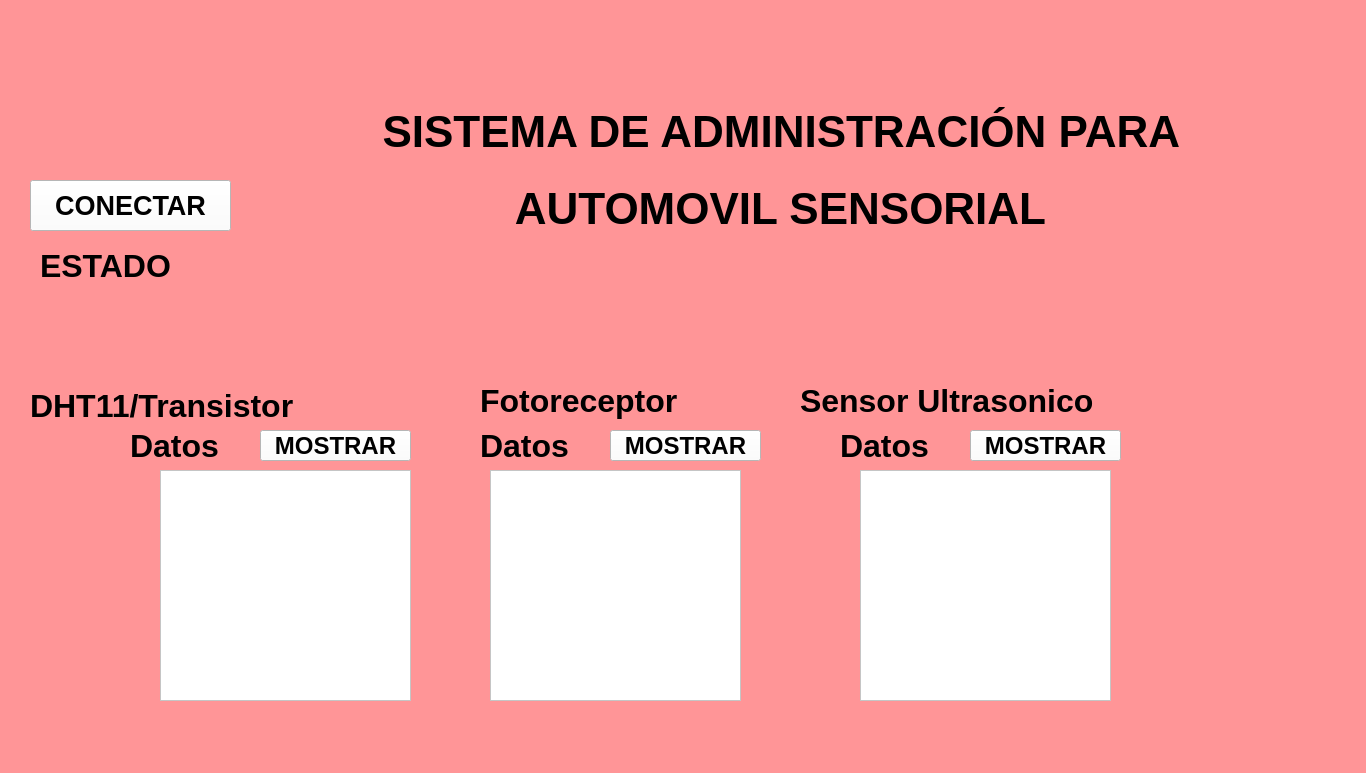
<?xml version="1.0" encoding="UTF-8"?>
<ui version="4.0">
 <class>MainWindow</class>
 <widget class="QMainWindow" name="MainWindow">
  <property name="geometry">
   <rect>
    <x>0</x>
    <y>0</y>
    <width>1366</width>
    <height>773</height>
   </rect>
  </property>
  <property name="windowTitle">
   <string>MainWindow</string>
  </property>
  <property name="styleSheet">
   <string notr="true">background-color: rgb(255, 149, 151);</string>
  </property>
  <widget class="QWidget" name="centralwidget">
   <widget class="QLabel" name="imagen">
    <property name="geometry">
     <rect>
      <x>20</x>
      <y>0</y>
      <width>181</width>
      <height>161</height>
     </rect>
    </property>
    <property name="styleSheet">
     <string notr="true"/>
    </property>
    <property name="text">
     <string/>
    </property>
    <property name="pixmap">
     <pixmap>EXpx4zXUMAAtJja.jpeg</pixmap>
    </property>
    <property name="scaledContents">
     <bool>true</bool>
    </property>
   </widget>
   <widget class="QLabel" name="imagen_2">
    <property name="geometry">
     <rect>
      <x>1230</x>
      <y>10</y>
      <width>111</width>
      <height>111</height>
     </rect>
    </property>
    <property name="styleSheet">
     <string notr="true"/>
    </property>
    <property name="text">
     <string/>
    </property>
    <property name="pixmap">
     <pixmap>:/Logos/FIT_logo_vertical.png</pixmap>
    </property>
    <property name="scaledContents">
     <bool>true</bool>
    </property>
   </widget>
   <widget class="QLabel" name="imagen_3">
    <property name="geometry">
     <rect>
      <x>1250</x>
      <y>650</y>
      <width>111</width>
      <height>71</height>
     </rect>
    </property>
    <property name="styleSheet">
     <string notr="true"/>
    </property>
    <property name="text">
     <string/>
    </property>
    <property name="pixmap">
     <pixmap>:/Ejercicios/ImagenGatoEuropeo.png</pixmap>
    </property>
    <property name="scaledContents">
     <bool>true</bool>
    </property>
   </widget>
   <widget class="QPushButton" name="btn_iniciar">
    <property name="geometry">
     <rect>
      <x>30</x>
      <y>180</y>
      <width>201</width>
      <height>51</height>
     </rect>
    </property>
    <property name="font">
     <font>
      <pointsize>20</pointsize>
      <weight>75</weight>
      <bold>true</bold>
     </font>
    </property>
    <property name="autoFillBackground">
     <bool>false</bool>
    </property>
    <property name="styleSheet">
     <string notr="true">background-color: white; color: black;</string>
    </property>
    <property name="text">
     <string>CONECTAR</string>
    </property>
   </widget>
   <widget class="QLabel" name="txt_estado">
    <property name="geometry">
     <rect>
      <x>40</x>
      <y>240</y>
      <width>451</width>
      <height>51</height>
     </rect>
    </property>
    <property name="font">
     <font>
      <pointsize>24</pointsize>
      <weight>75</weight>
      <bold>true</bold>
     </font>
    </property>
    <property name="text">
     <string>ESTADO</string>
    </property>
   </widget>
   <widget class="QListWidget" name="lista_datos">
    <property name="geometry">
     <rect>
      <x>160</x>
      <y>470</y>
      <width>251</width>
      <height>231</height>
     </rect>
    </property>
    <property name="styleSheet">
     <string notr="true">background-color: white; color: black;</string>
    </property>
   </widget>
   <widget class="QLabel" name="txt_datos">
    <property name="geometry">
     <rect>
      <x>130</x>
      <y>430</y>
      <width>131</width>
      <height>31</height>
     </rect>
    </property>
    <property name="font">
     <font>
      <pointsize>24</pointsize>
      <weight>75</weight>
      <bold>true</bold>
     </font>
    </property>
    <property name="text">
     <string>Datos</string>
    </property>
   </widget>
   <widget class="QLabel" name="txt_datos_2">
    <property name="geometry">
     <rect>
      <x>30</x>
      <y>390</y>
      <width>431</width>
      <height>31</height>
     </rect>
    </property>
    <property name="font">
     <font>
      <pointsize>24</pointsize>
      <weight>75</weight>
      <bold>true</bold>
     </font>
    </property>
    <property name="text">
     <string>DHT11/Transistor</string>
    </property>
   </widget>
   <widget class="QListWidget" name="lista_datos_2">
    <property name="geometry">
     <rect>
      <x>490</x>
      <y>470</y>
      <width>251</width>
      <height>231</height>
     </rect>
    </property>
    <property name="styleSheet">
     <string notr="true">background-color: white; color: black;</string>
    </property>
   </widget>
   <widget class="QLabel" name="txt_datos_3">
    <property name="geometry">
     <rect>
      <x>480</x>
      <y>430</y>
      <width>121</width>
      <height>31</height>
     </rect>
    </property>
    <property name="font">
     <font>
      <pointsize>24</pointsize>
      <weight>75</weight>
      <bold>true</bold>
     </font>
    </property>
    <property name="text">
     <string>Datos</string>
    </property>
   </widget>
   <widget class="QLabel" name="txt_datos_4">
    <property name="geometry">
     <rect>
      <x>480</x>
      <y>380</y>
      <width>271</width>
      <height>41</height>
     </rect>
    </property>
    <property name="font">
     <font>
      <pointsize>24</pointsize>
      <weight>75</weight>
      <bold>true</bold>
     </font>
    </property>
    <property name="text">
     <string>Fotoreceptor</string>
    </property>
   </widget>
   <widget class="QListWidget" name="lista_datos_3">
    <property name="geometry">
     <rect>
      <x>860</x>
      <y>470</y>
      <width>251</width>
      <height>231</height>
     </rect>
    </property>
    <property name="styleSheet">
     <string notr="true">background-color: white; color: black;</string>
    </property>
   </widget>
   <widget class="QLabel" name="txt_datos_5">
    <property name="geometry">
     <rect>
      <x>800</x>
      <y>380</y>
      <width>391</width>
      <height>41</height>
     </rect>
    </property>
    <property name="font">
     <font>
      <pointsize>24</pointsize>
      <weight>75</weight>
      <bold>true</bold>
     </font>
    </property>
    <property name="text">
     <string>Sensor Ultrasonico</string>
    </property>
   </widget>
   <widget class="QLabel" name="txt_datos_6">
    <property name="geometry">
     <rect>
      <x>840</x>
      <y>430</y>
      <width>121</width>
      <height>31</height>
     </rect>
    </property>
    <property name="font">
     <font>
      <pointsize>24</pointsize>
      <weight>75</weight>
      <bold>true</bold>
     </font>
    </property>
    <property name="text">
     <string>Datos</string>
    </property>
   </widget>
   <widget class="QPushButton" name="btn_mostrar_1">
    <property name="geometry">
     <rect>
      <x>260</x>
      <y>430</y>
      <width>151</width>
      <height>31</height>
     </rect>
    </property>
    <property name="font">
     <font>
      <pointsize>18</pointsize>
      <weight>75</weight>
      <bold>true</bold>
     </font>
    </property>
    <property name="styleSheet">
     <string notr="true">background-color: white; color: black;</string>
    </property>
    <property name="text">
     <string>MOSTRAR</string>
    </property>
   </widget>
   <widget class="QPushButton" name="btn_mostrar_2">
    <property name="geometry">
     <rect>
      <x>610</x>
      <y>430</y>
      <width>151</width>
      <height>31</height>
     </rect>
    </property>
    <property name="font">
     <font>
      <pointsize>18</pointsize>
      <weight>75</weight>
      <bold>true</bold>
     </font>
    </property>
    <property name="styleSheet">
     <string notr="true">background-color: white; color: black;</string>
    </property>
    <property name="text">
     <string>MOSTRAR</string>
    </property>
   </widget>
   <widget class="QPushButton" name="btn_mostrar_3">
    <property name="geometry">
     <rect>
      <x>970</x>
      <y>430</y>
      <width>151</width>
      <height>31</height>
     </rect>
    </property>
    <property name="font">
     <font>
      <pointsize>18</pointsize>
      <weight>75</weight>
      <bold>true</bold>
     </font>
    </property>
    <property name="styleSheet">
     <string notr="true">background-color: white; color: black;</string>
    </property>
    <property name="text">
     <string>MOSTRAR</string>
    </property>
   </widget>
   <widget class="QLabel" name="label_2">
    <property name="geometry">
     <rect>
      <x>350</x>
      <y>-30</y>
      <width>861</width>
      <height>371</height>
     </rect>
    </property>
    <property name="font">
     <font>
      <pointsize>50</pointsize>
      <weight>75</weight>
      <bold>true</bold>
     </font>
    </property>
    <property name="text">
     <string>&lt;html&gt;&lt;head/&gt;&lt;body&gt;&lt;p&gt;&lt;span style=&quot; vertical-align:sub;&quot;&gt;SISTEMA DE ADMINISTRACIÓN PARA AUTOMOVIL SENSORIAL&lt;/span&gt;&lt;/p&gt;&lt;/body&gt;&lt;/html&gt;</string>
    </property>
    <property name="alignment">
     <set>Qt::AlignCenter</set>
    </property>
    <property name="wordWrap">
     <bool>true</bool>
    </property>
   </widget>
   <zorder>imagen</zorder>
   <zorder>imagen_2</zorder>
   <zorder>imagen_3</zorder>
   <zorder>txt_estado</zorder>
   <zorder>lista_datos</zorder>
   <zorder>txt_datos</zorder>
   <zorder>txt_datos_2</zorder>
   <zorder>lista_datos_2</zorder>
   <zorder>txt_datos_3</zorder>
   <zorder>txt_datos_4</zorder>
   <zorder>lista_datos_3</zorder>
   <zorder>txt_datos_5</zorder>
   <zorder>txt_datos_6</zorder>
   <zorder>btn_mostrar_1</zorder>
   <zorder>btn_mostrar_2</zorder>
   <zorder>btn_mostrar_3</zorder>
   <zorder>label_2</zorder>
   <zorder>btn_iniciar</zorder>
  </widget>
  <widget class="QMenuBar" name="menubar">
   <property name="geometry">
    <rect>
     <x>0</x>
     <y>0</y>
     <width>1366</width>
     <height>26</height>
    </rect>
   </property>
  </widget>
  <widget class="QStatusBar" name="statusbar"/>
 </widget>
 <resources>
  <include location="Recursos.qrc"/>
 </resources>
 <connections/>
</ui>
